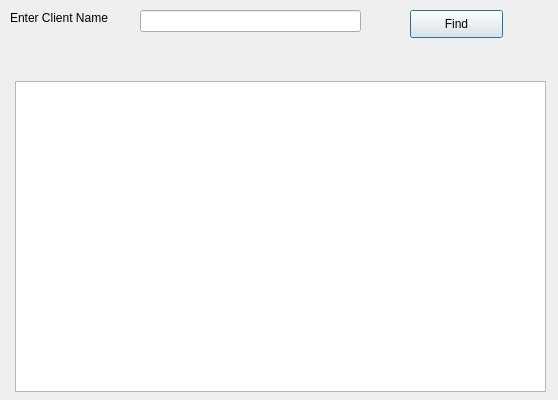
<?xml version="1.0" encoding="UTF-8"?>
<ui version="4.0">
 <class>FindClient</class>
 <widget class="QDialog" name="FindClient">
  <property name="geometry">
   <rect>
    <x>0</x>
    <y>0</y>
    <width>558</width>
    <height>400</height>
   </rect>
  </property>
  <property name="maximumSize">
   <size>
    <width>600</width>
    <height>400</height>
   </size>
  </property>
  <property name="windowTitle">
   <string>Find Client</string>
  </property>
  <widget class="QLabel" name="label">
   <property name="geometry">
    <rect>
     <x>10</x>
     <y>10</y>
     <width>111</width>
     <height>16</height>
    </rect>
   </property>
   <property name="text">
    <string>Enter Client Name </string>
   </property>
  </widget>
  <widget class="QLineEdit" name="txtClientName">
   <property name="geometry">
    <rect>
     <x>140</x>
     <y>10</y>
     <width>221</width>
     <height>22</height>
    </rect>
   </property>
  </widget>
  <widget class="QPushButton" name="btnFind">
   <property name="geometry">
    <rect>
     <x>410</x>
     <y>10</y>
     <width>93</width>
     <height>28</height>
    </rect>
   </property>
   <property name="text">
    <string>Find</string>
   </property>
  </widget>
  <widget class="QTableView" name="tableView">
   <property name="geometry">
    <rect>
     <x>15</x>
     <y>81</y>
     <width>531</width>
     <height>311</height>
    </rect>
   </property>
  </widget>
 </widget>
 <resources/>
 <connections/>
</ui>
